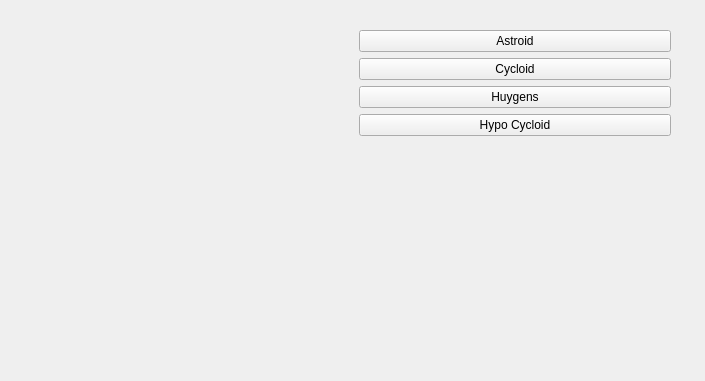
<?xml version="1.0" encoding="UTF-8"?>
<ui version="4.0">
 <class>MainWindow</class>
 <widget class="QMainWindow" name="MainWindow">
  <property name="geometry">
   <rect>
    <x>0</x>
    <y>0</y>
    <width>705</width>
    <height>381</height>
   </rect>
  </property>
  <property name="windowTitle">
   <string>MainWindow</string>
  </property>
  <widget class="QWidget" name="centralwidget">
   <widget class="QWidget" name="">
    <property name="geometry">
     <rect>
      <x>40</x>
      <y>30</y>
      <width>631</width>
      <height>311</height>
     </rect>
    </property>
    <layout class="QGridLayout" name="gridLayout">
     <item row="0" column="1">
      <layout class="QVBoxLayout" name="verticalLayout">
       <item>
        <widget class="QPushButton" name="btnAstroid">
         <property name="text">
          <string>Astroid</string>
         </property>
        </widget>
       </item>
       <item>
        <widget class="QPushButton" name="btnCycloid">
         <property name="text">
          <string>Cycloid</string>
         </property>
        </widget>
       </item>
       <item>
        <widget class="QPushButton" name="btnHuygens">
         <property name="text">
          <string>Huygens</string>
         </property>
        </widget>
       </item>
       <item>
        <widget class="QPushButton" name="btnHypo">
         <property name="text">
          <string>Hypo Cycloid</string>
         </property>
        </widget>
       </item>
       <item>
        <spacer name="verticalSpacer">
         <property name="orientation">
          <enum>Qt::Vertical</enum>
         </property>
         <property name="sizeHint" stdset="0">
          <size>
           <width>20</width>
           <height>40</height>
          </size>
         </property>
        </spacer>
       </item>
      </layout>
     </item>
     <item row="0" column="0">
      <widget class="RenderArea" name="renderArea" native="true"/>
     </item>
    </layout>
   </widget>
  </widget>
 </widget>
 <customwidgets>
  <customwidget>
   <class>RenderArea</class>
   <extends>QWidget</extends>
   <header>renderarea.h</header>
   <container>1</container>
  </customwidget>
 </customwidgets>
 <resources/>
 <connections/>
</ui>
